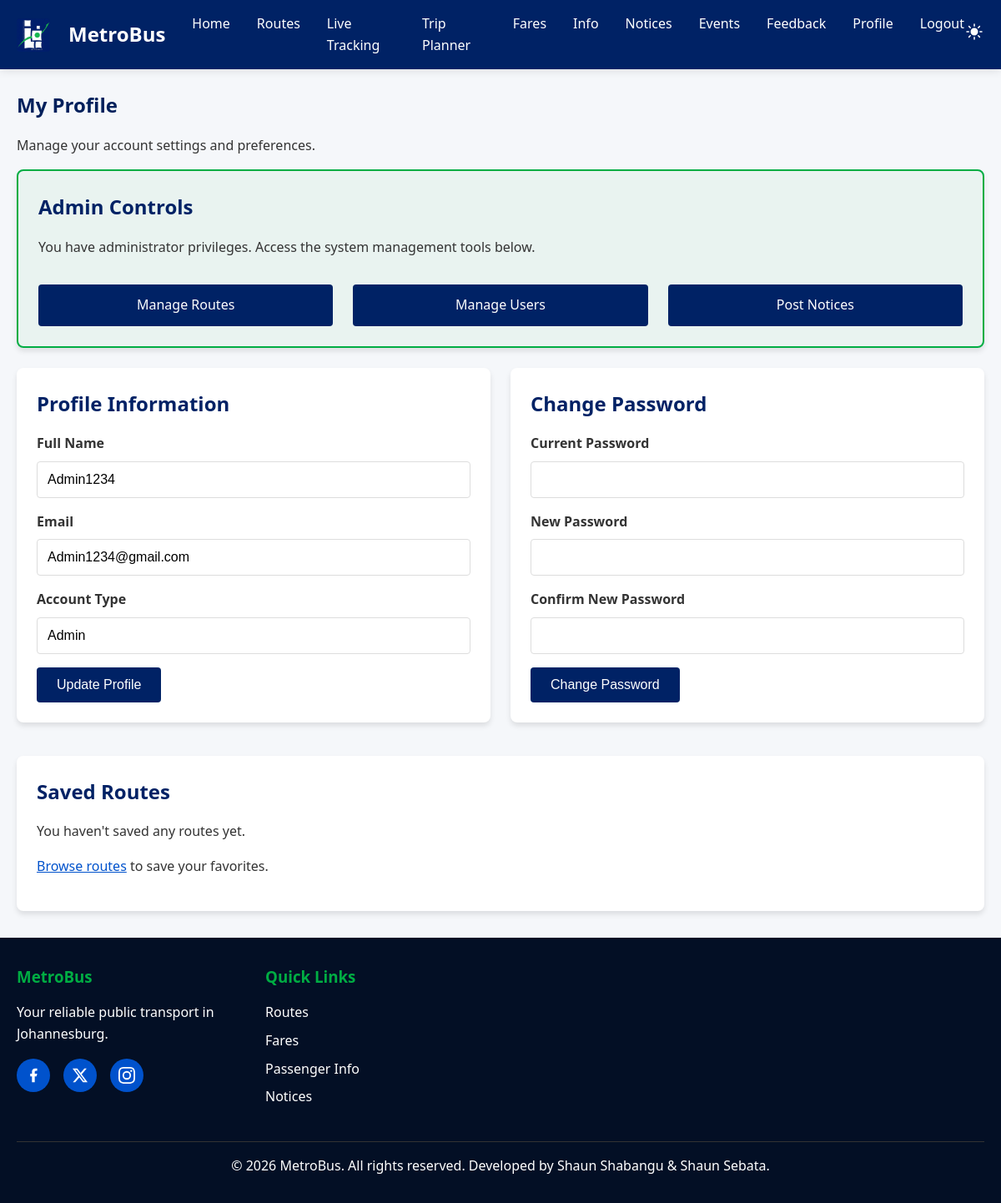
Screenshot of /profile.php (signed in) with the database file from the repository.
### tables this page shows
CREATE TABLE `users` (
  `id` int(11) NOT NULL,
  `name` varchar(255) NOT NULL,
  `email` varchar(255) NOT NULL,
  `password` varchar(255) NOT NULL,
  `role` enum('user','admin') DEFAULT 'user',
  `created_at` timestamp NOT NULL DEFAULT current_timestamp()
);

### includes/auth.php (called while the page is built, shortened)
<?php
require_once __DIR__ . '/db.php';
function isLoggedIn() {
    return isset($_SESSION['user_id']);
   }
function getCurrentUser() {
    global $pdo;
    $stmt = $pdo->prepare("SELECT * FROM users WHERE id = ?");
    $stmt->execute([$_SESSION['user_id']]);
    return $stmt->fetch();
   }
?>

### profile.php (the view, shortened to what this page needs)
<?php
require_once 'includes/header.php';
require_once 'includes/auth.php';
$user = getCurrentUser();
?>
<main>
<section class="container mt-3">
<h1>My Profile</h1>
<p>Manage your account settings and preferences.</p>
<?php if (strtolower($user['role'] ?? 'user') === 'admin'): ?>
<div class="card mb-3" style="border: 2px solid #00AD43; background: rgba(0,173,67,0.05);">
<h2 style="color: #00AD43;">Admin Controls</h2>
<p>You have administrator privileges. Access the system management tools below.</p>
<div class="grid grid-3 mt-2">
<a href="admin_routes.php" class="btn" style="text-align: center;">Manage Routes</a>
<a href="admin_users.php" class="btn" style="text-align: center;">Manage Users</a>
<a href="admin_notices.php" class="btn" style="text-align: center;">Post Notices</a>
</div>
</div>
<?php endif; ?>
<div class="grid grid-2">
<div class="card">
<h2>Profile Information</h2>
<form method="POST">
<div class="form-group">
<label for="name">Full Name</label>
<input type="text" id="name" name="name" value="<?php echo htmlspecialchars($user['name'] ?? ''); ?>" required>
</div>
<div class="form-group">
<label for="email">Email</label>
<input type="email" id="email" name="email" value="<?php echo htmlspecialchars($user['email'] ?? ''); ?>" required>
</div>
<div class="form-group">
<label for="role">Account Type</label>
<input type="text" value="<?php echo ucfirst($user['role'] ?? 'User'); ?>" readonly>
</div>
<button type="submit" class="btn">Update Profile</button>
</form>
</div>
<div class="card">
<h2>Change Password</h2>
<form method="POST">
<div class="form-group">
<label for="current_password">Current Password</label>
<input type="password" id="current_password" name="current_password">
</div>
<div class="form-group">
<label for="new_password">New Password</label>
<input type="password" id="new_password" name="new_password" minlength="6">
</div>
<div class="form-group">
<label for="confirm_new_password">Confirm New Password</label>
<input type="password" id="confirm_new_password" name="confirm_new_password">
</div>
<button type="submit" class="btn">Change Password</button>
</form>
</div>
</div>
<div class="card mt-3">
<h2>Saved Routes</h2>
<p>You haven't saved any routes yet.</p>
<p><a href="routes.php" style="color: #0052CC; text-decoration: underline;">Browse routes</a> to save your favorites.</p>
</div>
</section>
</main>
<?php require_once 'includes/footer.php'; ?>

### assets/css/style.css (style rules this page uses)
* { margin: 0; padding: 0; box-sizing: border-box; }
body { font-family: 'Segoe UI', Tahoma, Geneva, Verdana, sans-serif; line-height: 1.6; color: #333; background-color: #F5F7FA; transition: background-color 0.3s, color 0.3s; }
.container { max-width: 1200px; margin: 0 auto; padding: 0 20px; }
main { min-height: calc(100vh - 200px); }
.card { background: white; border-radius: 8px; box-shadow: 0 4px 6px rgba(0, 0, 0, 0.1); padding: 1.5rem; margin-bottom: 1rem; transition: transform 0.3s, box-shadow 0.3s; display: flex; flex-direction: column; }
.btn { display: inline-block; padding: 0.75rem 1.5rem; background-color: #002265; color: white; text-decoration: none; border-radius: 4px; border: none; cursor: pointer; transition: background-color 0.3s; font-size: 1rem; }
.form-group { margin-bottom: 1rem; }
.form-group label { display: block; margin-bottom: 0.5rem; font-weight: bold; }
.form-group input, .form-group select, .form-group textarea { width: 100%; padding: 0.75rem; border: 1px solid #ddd; border-radius: 4px; font-size: 1rem; }
.grid { display: grid; gap: 1.5rem; }
.grid-2 { grid-template-columns: repeat(auto-fit, minmax(300px, 1fr)); }
.grid-3 { grid-template-columns: repeat(auto-fit, minmax(250px, 1fr)); }
h1, h2, h3, h4, h5, h6 { margin-bottom: 1rem; color: #00205B; }
p { margin-bottom: 1rem; }
.mb-3 { margin-bottom: 1.5rem; }
.mt-2 { margin-top: 1rem; }
.mt-3 { margin-top: 1.5rem; }
.card h1, .card h2, .card h3, .card h4 { color: #002265 !important; }

### assets/css/responsive.css (style rules this page uses)
@media (min-width: 769px) { .grid-2 { grid-template-columns: repeat(2, 1fr); } }
@media (min-width: 769px) { .grid-3 { grid-template-columns: repeat(3, 1fr); } }
@media (min-width: 1200px) { .container { max-width: 1400px; } }

### rows the page displays
users: name "Admin1234", email "Admin1234@gmail.com", role "Admin"
